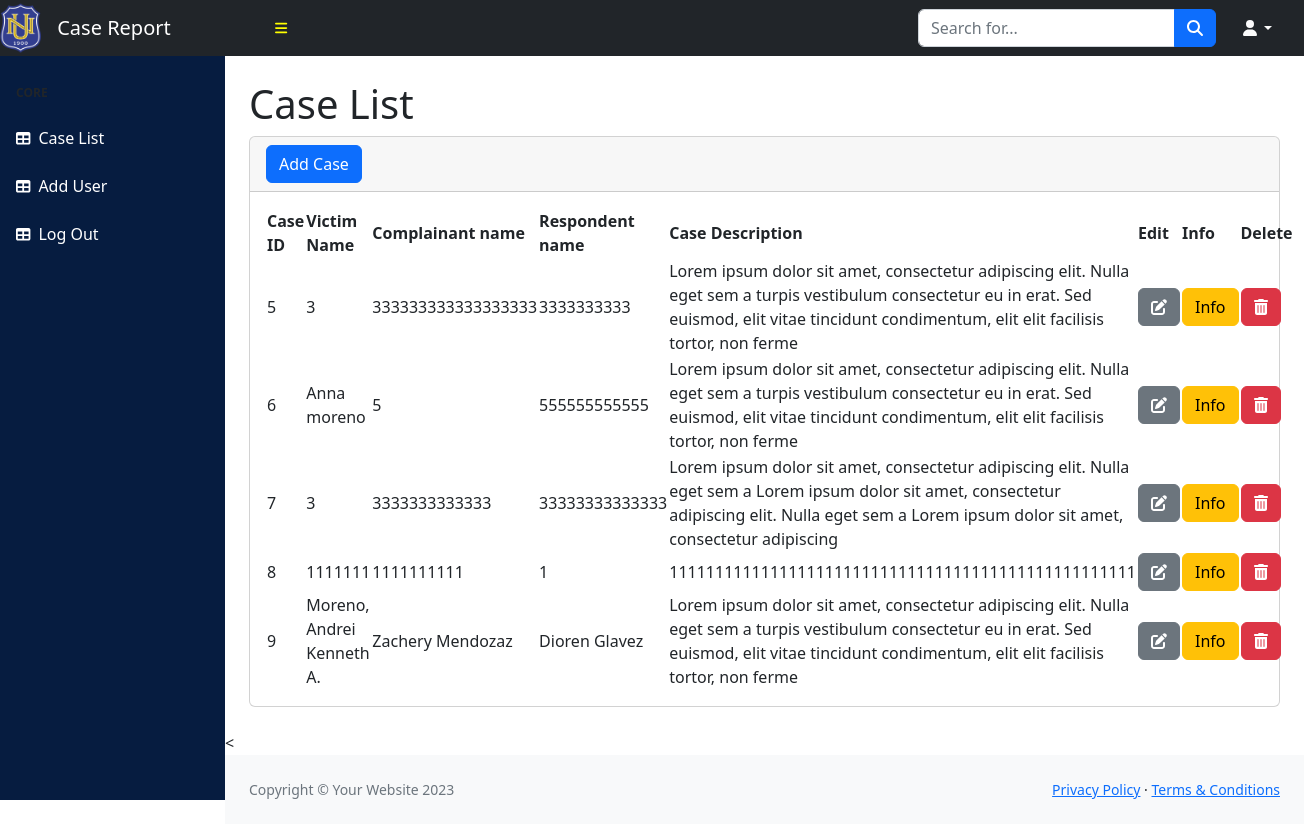
/startbootstrap-sb-admin-gh-pages/guidance_view.php, run on the app's committed database.
### tables this page shows
CREATE TABLE `_case_reports` (
  `case_id` int(11) NOT NULL,
  `victim_name` varchar(50) NOT NULL,
  `victim_birthdate` varchar(50) NOT NULL,
  `victim_age` varchar(50) NOT NULL,
  `victim_sex` varchar(50) NOT NULL,
  `victim_gryrsection` varchar(50) NOT NULL,
  `victim_adviser` varchar(50) NOT NULL,
  `victim_mother` varchar(50) NOT NULL,
  `victim_father` varchar(50) NOT NULL,
  `victim_address` varchar(50) NOT NULL,
  `victim_father_contact` int(20) NOT NULL,
  `victim_mother_contact` int(20) NOT NULL,
  `complain_name` varchar(50) NOT NULL,
  `relationship_to_victim` varchar(50) NOT NULL,
  `complain_address` varchar(50) NOT NULL,
  `complain_contact` int(20) NOT NULL,
  `respondent_type` varchar(50) NOT NULL,
  `type_info` varchar(50) NOT NULL,
  `respondent_name` varchar(50) NOT NULL,
  `respondent_age` int(11) NOT NULL,
  `respondent_sex` varchar(50) NOT NULL,
  `respondent_address` varchar(50) NOT NULL,
  `respondent_contact` int(20) NOT NULL,
  `details_case` varchar(200) NOT NULL,
  `action` varchar(20) NOT NULL
);

### startbootstrap-sb-admin-gh-pages/guidance_view.php (the view, shortened to what this page needs)
<?php
$con = mysqli_connect(DB_SERVER, DB_USERNAME, DB_PASSWORD, DB_NAME);
$sql = "SELECT * FROM _case_reports";
$result = mysqli_query($con, $sql);
?>
<!DOCTYPE html>
<html lang="en">
    <head>
        <link href="https://cdn.jsdelivr.net/npm/simple-datatables@7.1.2/dist/style.min.css" rel="stylesheet" />
        <link href="css/styles.css" rel="stylesheet" />
    </head>
    <body class="sb-nav-fixed">
        <nav class="sb-topnav navbar navbar-expand navbar-dark bg-dark">
            <div class="d-flex align-items-center">
                <div class="text-center">
                    <img src="national university.png" alt="NU Logo" height="50" width="auto" class="mx-auto">
                </div>
                <a class="navbar-brand ps-3">Case Report</a>
            </div>
            <button class="btn btn-link btn-sm order-1 order-lg-0 me-4 me-lg-0" id="sidebarToggle" href="#!">
                <i class="fas fa-bars" style="color: yellow;"></i>
            </button>
            <form class="d-none d-md-inline-block form-inline ms-auto me-0 me-md-3 my-2 my-md-0">
                <div class="input-group">
                    <input class="form-control" type="text" placeholder="Search for..." aria-label="Search for..." aria-describedby="btnNavbarSearch" />
                    <button class="btn btn-primary" id="btnNavbarSearch" type="button"><i class="fas fa-search"></i></button>
                </div>
            </form>
            <ul class="navbar-nav ms-auto ms-md-0 me-3 me-lg-4">
                <li class="nav-item dropdown">
                    <a class="nav-link dropdown-toggle" id="navbarDropdown" href="#" role="button" data-bs-toggle="dropdown" aria-expanded="false"><i class="fas fa-user fa-fw"></i></a>
                </li>
            </ul>
        </nav>
        <div id="layoutSidenav">
            <div id="layoutSidenav_nav">
                <nav class="sb-sidenav accordion sb-sidenav-dark" id="sidenavAccordion">
                    <div class="sb-sidenav-menu">
                        <div class="nav">
                            <div class="sb-sidenav-menu-heading">Core</div>
                            <a class="nav-link" href="guidance_view.php">
                                <div class="sb-nav-link-icon"><i class="fas fa-table"></i></div>
                                Case List
                            </a>
                            <a class="nav-link" href="register.html">
                                <div class="sb-nav-link-icon"><i class="fas fa-table"></i></div>
                                Add User
                            </a>
                            <a class="nav-link" href="login.html">
                                        <div class="sb-nav-link-icon"><i class="fas fa-table"></i></div>
                                        Log Out
                            </a>
                        </div>
                    </div>
                </nav>
            </div>
            <div id="layoutSidenav_content">
                <main>
                    <div class="container-fluid px-4">
                        <h1 class="mt-4">Case List</h1>
                        <div class="card mb-4">
                            <div class="card-header">
                                <button type="button" class="btn btn-primary ms-auto" data-bs-toggle="modal" data-bs-target="#victimModal">Add Case</button>
                            </div>
                            <div class="card-body">
                                <table id="datatablesSimple">
                                    <thead>
                                        <tr>
                                            <th>Case ID</th>
                                            <th>Victim Name</th>
                                            <th>Complainant name</th>
                                            <th>Respondent name</th>
                                            <th>Case Description</th>
                                            <th>Edit</th>
                                            <th>Info</th>
                                            <th>Delete</th>
                                        </tr>
                                    </thead>
                                    <tbody>
                                    <?php
                                        while ($row = mysqli_fetch_assoc($result)) {
                                            $case_id =  $row['case_id'];
                                            $victim_name =  $row['victim_name'];
                                            $complain_name = $row['complain_name'];
                                            $respondent_name = $row['respondent_name'];
                                            $details_case = $row['details_case'];
                                            echo "
                                                <tr>
                                                <td>$case_id</td>
                                                <td>$victim_name</td>
                                                <td>$complain_name</td>
                                                <td>$respondent_name</td>
                                                <td>$details_case</td>
                                                    <td>
                                                    <button type='button' class='btn btn-secondary ms-auto' data-bs-toggle='modal' data-bs-target='#editCaseModal'>
                                                    <i class='fa-solid fa-pen-to-square'></i>
                                                  </button>
                                                    </td>
                                                    <td>
                                                    <a href='view_more.php?case_id=$case_id' class='btn btn-warning' title='View More'>Info</a>
                                                    </td>
                                                    <td>
                                                    <a href='guidance_delete.php?deleteid=$case_id>' class='btn btn-danger'><i class='fa-solid fa-trash-can'></i></a>
                                                    </td>
                                                        </tr>
                                                    ";
                                        }
                                        ?>
                                    </tbody>
                                </table>
                            </div>
                        </div>
                    </div>
                </main>
                <
                <footer class="py-4 bg-light mt-auto">
                    <div class="container-fluid px-4">
                        <div class="d-flex align-items-center justify-content-between small">
                            <div class="text-muted">Copyright &copy; Your Website 2023</div>
                            <div>
                                <a href="#">Privacy Policy</a>
                                &middot;
                                <a href="#">Terms &amp; Conditions</a>
                            </div>
                        </div>
                    </div>
                </footer>
            </div>
        </div>
    </body>
</html>

### data on the page
_case_reports: case_id "5", victim_name "3", complain_name "333333333333333333", respondent_name "3333333333", details_case "Lorem ipsum dolor sit amet, consectetur adipiscing elit. Nulla eget sem a turpis vestibulum consectetur eu in erat. Sed euismod, elit vitae tincidunt condimentum, elit elit facilisis tortor, non ferme"
_case_reports: case_id "6", victim_name "Anna moreno", complain_name "5", respondent_name "555555555555", details_case "Lorem ipsum dolor sit amet, consectetur adipiscing elit. Nulla eget sem a turpis vestibulum consectetur eu in erat. Sed euismod, elit vitae tincidunt condimentum, elit elit facilisis tortor, non ferme"
_case_reports: case_id "7", victim_name "3", complain_name "3333333333333", respondent_name "33333333333333", details_case "Lorem ipsum dolor sit amet, consectetur adipiscing elit. Nulla eget sem a Lorem ipsum dolor sit amet, consectetur adipiscing elit. Nulla eget sem a Lorem ipsum dolor sit amet, consectetur adipiscing"
_case_reports: case_id "8", victim_name "1111111", complain_name "1111111111", respondent_name "1", details_case "111111111111111111111111111111111111111111111111111"
_case_reports: case_id "9", victim_name "Moreno, Andrei Kenneth A.", complain_name "Zachery Mendozaz", respondent_name "Dioren Glavez", details_case "Lorem ipsum dolor sit amet, consectetur adipiscing elit. Nulla eget sem a turpis vestibulum consectetur eu in erat. Sed euismod, elit vitae tincidunt condimentum, elit elit facilisis tortor, non ferme"
